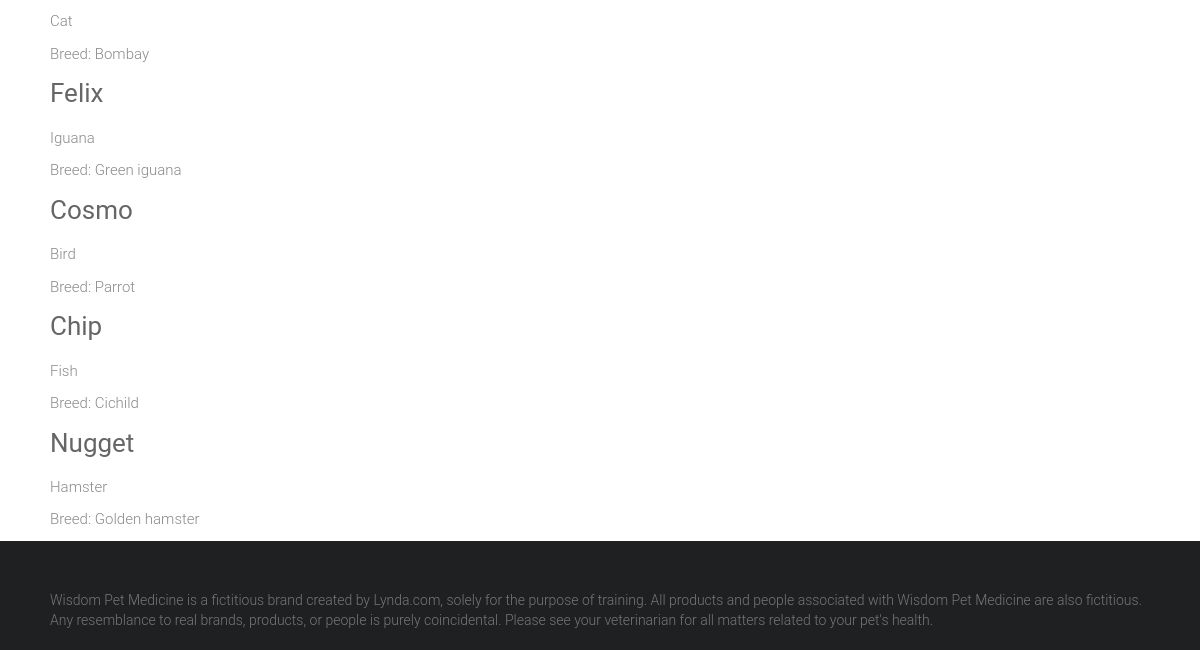
Before: / (lower part) with the older database file.
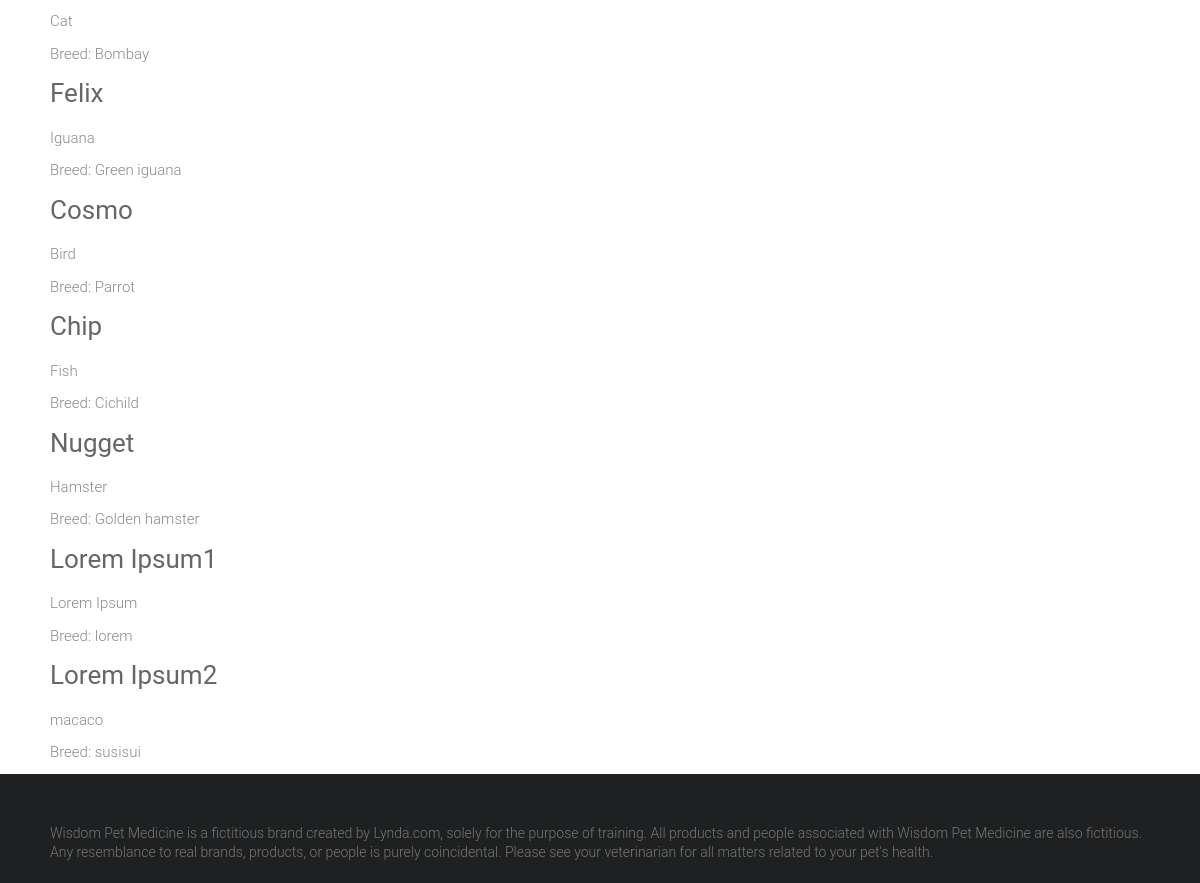
After: the same page with the newer database file.
### adoptions/models.py (models this page shows)
class Pet(models.Model):
   SEX_CHOICES = [('M', 'Male'), ('F', 'Female')]
   name = models.CharField(max_length=100)
   submitter = models.CharField(max_length=100)
   species = models.CharField(max_length=30)
   breed = models.CharField(max_length=30, blank=True)
   description = models.TextField()
   sex = models.CharField(choices=SEX_CHOICES, max_length=1, blank=True)
   submission_date = models.DateTimeField()
   age = models.PositiveIntegerField(null=True)
   vaccinations = models.ManyToManyField('Vaccine', blank=True)

### adoptions/views.py (the view)
# urls.py: path('', views.home, name='home'),
def home(request):
   pets = Pet.objects.all
   return render(request, 'adoptions/home.html', {'pets': pets})

### adoptions/templates/adoptions/home.html (shortened to what this page needs)
{% extends "adoptions/base.html" %}
{% block content %}
<div>
   {% for pet in pets %}
      <div class="petname">
         <a href="{% url 'pet_detail' pet.id %}">
            <h3>{{ pet.name|capfirst }}</h3>
         </a>
         <p>{{pet.species}}</p>
         {% if pet.breed %}
            <p>Breed: {{pet.breed}}</p>
         {% endif %}
      </div>
   {% endfor %}
</div>
{% endblock %}

### adoptions/templates/adoptions/base.html (shortened to what this page needs)
{% load static %}
<html lang="en-US">
    <head>
        <link rel="stylesheet" id="ample-style-css" href="{% static 'adoptions/style.css' %}" type="text/css" media="all">
    </head>
    <body class="wide">
        <div id="page" class="hfeed site">
            <div class="main-wrapper">
                <div class="single-page clearfix">
                    <div class="inner-wrap">
                        <div>
                        {% block content %}
                        {% endblock %}
                        </div>
                    </div>
                </div>
            </div>
            <footer id="colophon">
                <div class="inner-wrap">
                    Wisdom Pet Medicine is a fictitious brand created by Lynda.com, solely for the purpose of training. All products and people associated with Wisdom Pet Medicine are also fictitious. Any resemblance to real brands, products, or people is purely coincidental. Please see your veterinarian for all matters related to your pet's health.
                </div>
            </footer>
        </div>
    </body>
</html>

### adoptions/static/adoptions/style.css (style rules this page uses)
html, body, div, span, applet, object, iframe, h1, h2, h3, h4, h5, h6, p, blockquote, pre, a, abbr, acronym, address, big, cite, code, del, dfn, em, font, ins, kbd, q, s, samp, small, strike, strong, sub, sup, tt, var, dl, dt, dd, ol, ul, li, fieldset, form, label, legend, table, caption, tbody, tfoot, thead, tr, th, td { border: 0; font: inherit; font-size: 100%; font-style: inherit; font-weight: inherit; margin: 0; outline: 0; padding: 0; vertical-align: baseline; }
html { overflow-y: scroll; -webkit-text-size-adjust: 100%; -ms-text-size-adjust: 100%; }
article, aside, details, figcaption, figure, footer, header, main, nav, section { display: block; }
h1, h2, h3, h4, h5, h6 { color: #666666; line-height: 1.4; padding-bottom: 15px; font-weight: normal; }
h3 { font-size: 26px; }
body, button, input, select, textarea { color: #888888; font-size: 15px; line-height: 1.5; font-family: 'Roboto', sans-serif; font-weight: 300; }
body { background: #f2f2f2; }
a { color: #80abc8; text-decoration: none; -webkit-transition: 0.25s ease-in-out; -moz-transition: 0.25s ease-in-out; transition: 0.25s ease-in-out; -ms-transition: 0.25s ease-in-out; -o-transition: 0.25s ease-in-out; }
.clearfix:after { visibility: hidden; display: block; font-size: 0; content: " "; clear: both; height: 0; }
.clearfix { display: inline-block; }
.clearfix { display: block; }
body { padding-top: 30px; padding-bottom: 30px; }
body.wide { padding-top: 0; padding-bottom: 0; }
#page { background-color: #ffffff; margin: 0 auto; max-width: 1180px; box-shadow: 0 1px 2px 0 rgba(0, 0, 0, 0.1); }
.wide #page { max-width: 100%; }
.inner-wrap { max-width: 1100px; margin: 0 auto; }
.single-page { margin-top: 50px; }
#colophon { font-size: 14px; clear: both; color: #777; background-color: #1f2021; overflow: hidden; padding: 50px 0 20px; }
#colophon, #colophon p { font-size: 14px; line-height: 1.4; }

Changed rows visible on the page:
added Pet: name "Lorem Ipsum1", species "Lorem Ipsum", breed "lorem"
added Pet: name "Lorem Ipsum2", species "macaco", breed "susisui"
